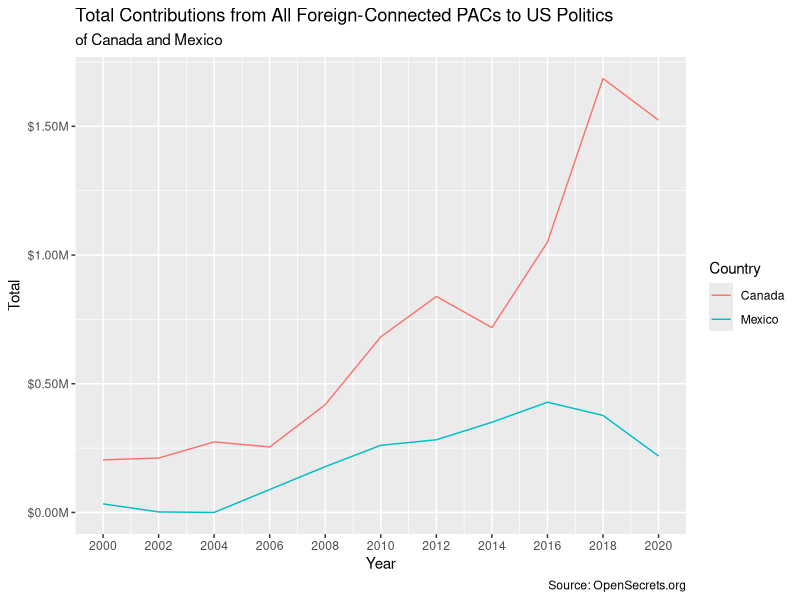
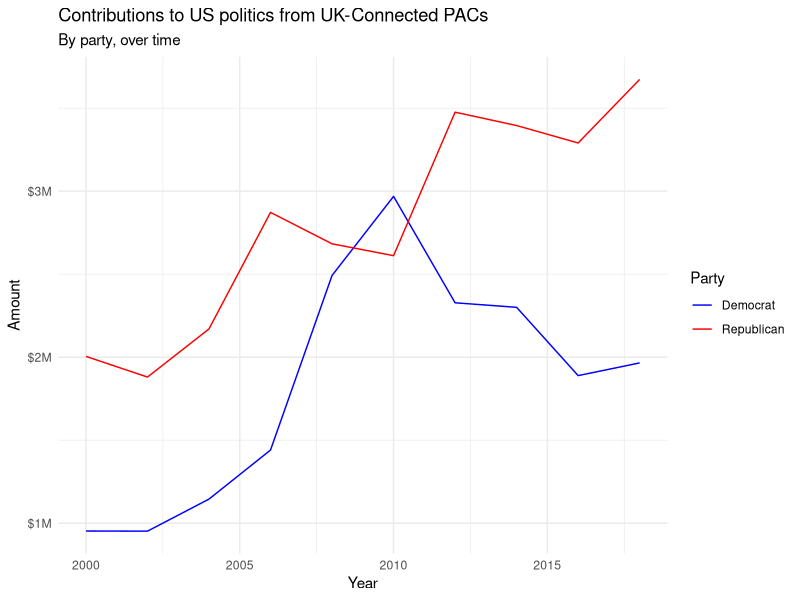

Write R code to recreate these figures, in order.
## ---- chunk 1
library(tidyverse)
library(scales)
## ---- chunk 2
pac_all <- read_csv("data/pac-all.csv")
## ---- chunk 3
pac_all <- pac_all %>% 
  separate(country_parent, into = c("country", "parent"), sep = "/", extra = "merge")
## ---- chunk 4
pac_all
## ---- chunk 5
parse_currency <- function(x){
  x %>% 
    str_remove("\\$") %>% 
    str_remove_all(",") %>% 
    as.numeric
}

pac_all_clean <- pac_all %>% 
  mutate(
    total = parse_currency(total),
    dems = parse_currency(dems),
    repubs = parse_currency(repubs)
  )
## ---- chunk 6
pac_all_clean
## ---- chunk 7
pac_all_clean %>% 
  filter(country %in% c("Canada", "Mexico")) %>% 
  group_by(country, year) %>% 
  summarise(total_all = sum(total)) %>% 
  ggplot(mapping = aes(x = year,
                       y = total_all,
                       group = country,
                       color = country)) +
  geom_line() +
  labs(x = "Year",
       y = "Total",
       color = "Country",
       title = "Total Contributions from All Foreign-Connected PACs to US Politics",
       subtitle = "of Canada and Mexico",
       caption = "Source: OpenSecrets.org") +
  scale_x_continuous(breaks = seq(2000, 2020, 2)) +
  scale_y_continuous(labels = label_dollar(scale = 0.000001, prefix = "$", suffix = "M"))
## ---- chunk 8
pac_all_uk <- pac_all_clean %>% 
  filter(
    country == "UK",
    year < 2020
    ) %>% 
  group_by(year) %>% 
  summarise(
    Democrat = sum(dems),
    Republican = sum(repubs)
  ) %>% 
  pivot_longer(
    cols = c(Democrat, Republican),
    names_to = "party",
    values_to = "amount"
    )

pac_all_uk %>% 
  ggplot(aes(x = year,
             y = amount,
             color= party)) +
  geom_line() +
  labs(x = "Year",
       y = "Amount",
       color = "Party",
       title = "Contributions to US politics from UK-Connected PACs",
       subtitle = "By party, over time") +
  scale_y_continuous(labels = label_dollar(scale = 0.000001, 
                                           prefix = "$", 
                                           suffix = "M")) +
  scale_color_manual(values = c("blue", "red")) +
  theme_minimal()
